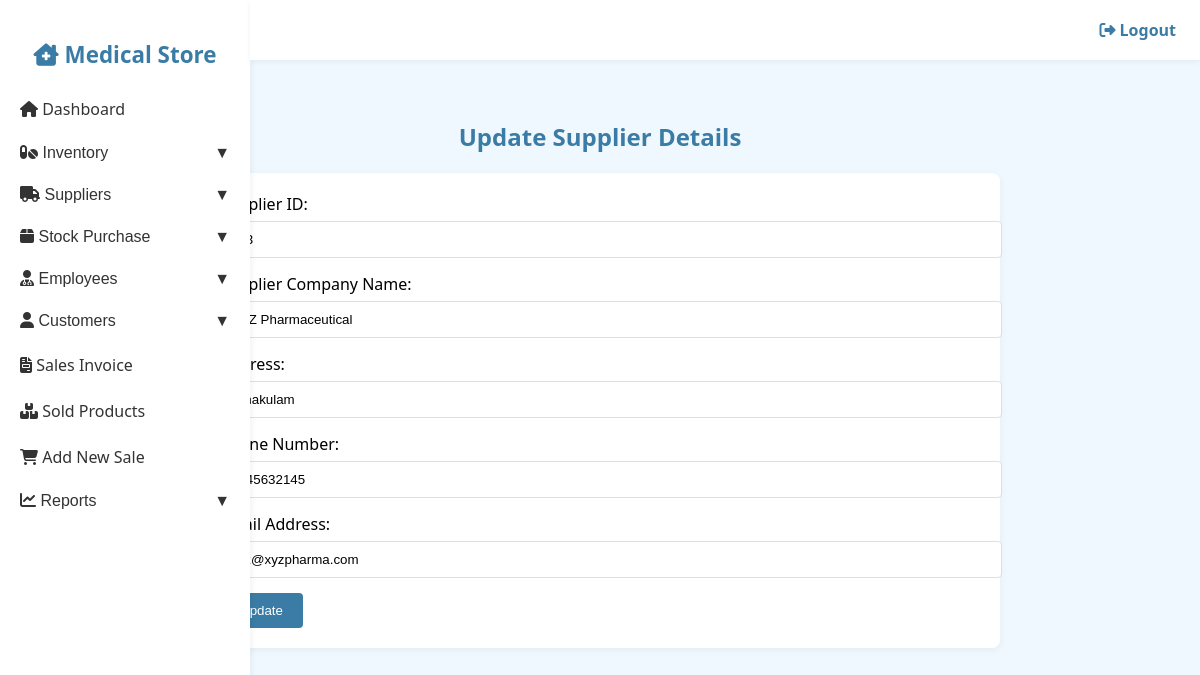
The app's page /PHARMACY/supplier-update.php?id=123 with its own data.
### tables this page shows
CREATE TABLE IF NOT EXISTS `suppliers` (
  `SUP_ID` decimal(3,0) NOT NULL,
  `SUP_NAME` varchar(25) NOT NULL,
  `SUP_ADD` varchar(30) NOT NULL,
  `SUP_PHNO` decimal(10,0) NOT NULL,
  `SUP_MAIL` varchar(40) NOT NULL,
  PRIMARY KEY (`SUP_ID`)
);

### PHARMACY/supplier-update.php (the view, shortened to what this page needs)
<?php
include "config.php";
$row = null;
if (isset($_GET['id'])) {
  $id = $_GET['id'];
  $qry = "SELECT * FROM suppliers WHERE sup_id = '$id'";
  $result = $conn->query($qry);
  if ($result && $result->num_rows > 0) {
    $row = $result->fetch_row();
  } else {
    echo "<script>alert('Supplier not found.'); window.location.href='supplier-view.php';</script>";
    exit();
  }
} else {
  echo "<script>alert('No supplier ID provided.'); window.location.href='supplier-view.php';</script>";
  exit();
}
?>
<!DOCTYPE html>
<html lang="en">
<head>
  <link rel="stylesheet" href="https://cdnjs.cloudflare.com/ajax/libs/font-awesome/6.4.0/css/all.min.css"/>
</head>
<body>
<div class="sidenav">
  <h2><i class="fas fa-clinic-medical"></i> Medical Store</h2>
  <a href="adminmainpage.php"><i class="fas fa-home"></i> Dashboard</a>
  <button class="dropdown-btn"><i class="fas fa-pills"></i> Inventory</button>
  <button class="dropdown-btn"><i class="fas fa-truck"></i> Suppliers</button>
  <button class="dropdown-btn"><i class="fas fa-box"></i> Stock Purchase</button>
  <button class="dropdown-btn"><i class="fas fa-user-md"></i> Employees</button>
  <button class="dropdown-btn"><i class="fas fa-user"></i> Customers</button>
  <a href="sales-view.php"><i class="fas fa-file-invoice"></i> Sales Invoice</a>
  <a href="salesitems-view.php"><i class="fas fa-boxes"></i> Sold Products</a>
  <a href="pos1.php"><i class="fas fa-shopping-cart"></i> Add New Sale</a>
  <button class="dropdown-btn"><i class="fas fa-chart-line"></i> Reports</button>
</div>
<div class="topnav">
  <a href="logout.php"><i class="fas fa-sign-out-alt"></i> Logout</a>
</div>
<div class="main">
  <h2>Update Supplier Details</h2>
  <div class="form-section">
    <form action="<?= $_SERVER['PHP_SELF'] . '?id=' . $row[0] ?>" method="post">
      <label for="sid">Supplier ID:</label>
      <input type="number" name="sid" value="<?= $row[0]; ?>" readonly>
      <label for="sname">Supplier Company Name:</label>
      <input type="text" name="sname" value="<?= $row[1]; ?>" required>
      <label for="sadd">Address:</label>
      <input type="text" name="sadd" value="<?= $row[2]; ?>" required>
      <label for="sphno">Phone Number:</label>
      <input type="number" name="sphno" value="<?= $row[3]; ?>" required>
      <label for="smail">Email Address:</label>
      <input type="text" name="smail" value="<?= $row[4]; ?>" required>
      <input type="submit" name="update" value="Update">
    </form>
  </div>
</div>
</body>
</html>

### PHARMACY/supplier-update.php (style rules this page uses)
:root { --primary: #3A7CA5; --accent: #B2E0F5; --bg: #f0f8ff; --white: #ffffff; --text: #1c2e21; --shadow: rgba(0, 0, 0, 0.05); --border: #d0e3f0; }
body { margin: 0; font-family: 'Segoe UI', sans-serif; background: var(--bg); }
.sidenav { height: 100vh; width: 250px; position: fixed; top: 0; left: 0; background: var(--white); box-shadow: 2px 0 6px var(--shadow); padding-top: 20px; z-index: 1000; }
.sidenav h2 { color: var(--primary); text-align: center; font-size: 1.4rem; margin-bottom: 1rem; }
.sidenav a, .sidenav button { display: block; color: #333; padding: 12px 20px; text-decoration: none; background: none; border: none; width: 100%; text-align: left; font-size: 1rem; cursor: pointer; }
.dropdown-btn:after { content: " ▼"; float: right; }
.topnav { position: fixed; top: 0; left: 250px; right: 0; height: 60px; background: var(--white); box-shadow: 0 2px 6px var(--shadow); display: flex; justify-content: flex-end; align-items: center; padding: 0 1.5rem; z-index: 1001; }
.topnav a { text-decoration: none; color: var(--primary); font-weight: bold; }
.main { margin-left: 250px; padding: 100px 20px 30px; max-width: 800px; margin-right: auto; margin-left: auto; }
h2 { text-align: center; color: var(--primary); }
.form-section { background: var(--white); padding: 20px; box-shadow: 0 2px 8px var(--shadow); border-radius: 8px; margin-top: 20px; }
label { display: block; margin-bottom: 6px; font-weight: 500; }
input[type="text"], input[type="number"] { width: 100%; padding: 10px; margin-bottom: 15px; border: 1px solid var(--border); border-radius: 4px; }
input[type="submit"] { background: var(--primary); color: var(--white); border: none; padding: 10px 20px; cursor: pointer; border-radius: 4px; }

### records on screen
suppliers: sid "123", sname "XYZ Pharmaceutical", sadd "Ernakulam", sphno "8745632145", smail "xyz@xyzpharma.com"
